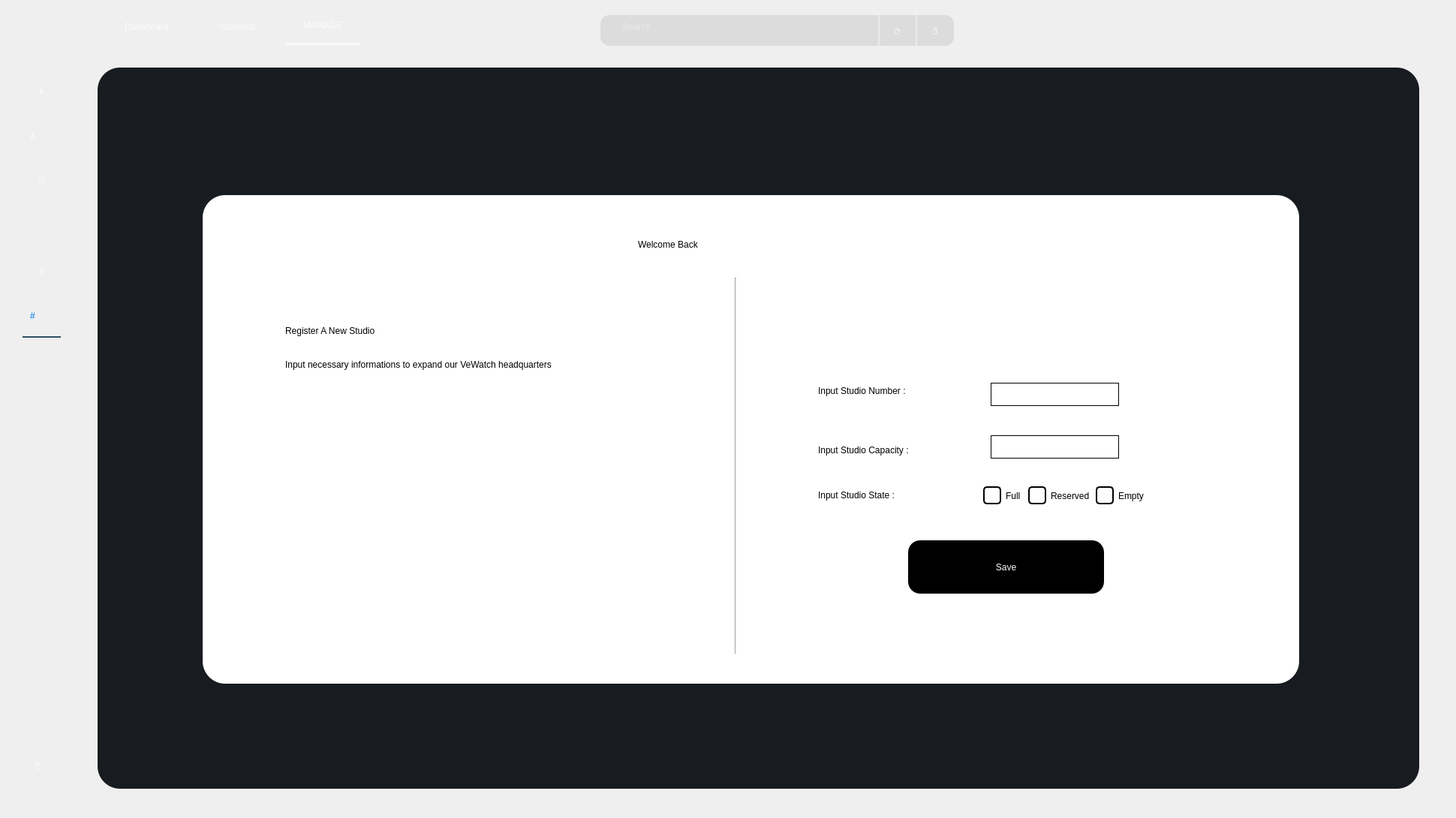
   <widget class="QWidget" name="kkk_3">
    <widget class="QLabel" name="label_92">
     <property name="geometry">
      <rect>
       <x>110</x>
       <y>0</y>
       <width>1821</width>
       <height>71</height>
      </rect>
     </property>
     <property name="styleSheet">
      <string notr="true">background-color: qlineargradient(spread:pad, x1:0.363591, y1:0.285, x2:0.67, y2:1, stop:0 rgba(	0,	0,0, 255), stop:1 rgba(0,0,0, 100));

</string>
     </property>
     <property name="text">
      <string/>
     </property>
    </widget>
    <widget class="QPushButton" name="hihi_29">
     <property name="geometry">
      <rect>
       <x>30</x>
       <y>220</y>
       <width>51</width>
       <height>41</height>
      </rect>
     </property>
     <property name="toolTipDuration">
      <number>1</number>
     </property>
     <property name="autoFillBackground">
      <bool>false</bool>
     </property>
     <property name="styleSheet">
      <string notr="true">QPushButton#hihi_29
{
font: 24pt &quot;dripicons-v2&quot;;
border:none;
background-color:transparent;
color:rgba(255,255,255,150);
}
QPushButton#hihi_29:hover
{
font: 24pt &quot;dripicons-v2&quot;;
border:none;
background-color:transparent;
color:rgba(255,255,255,255);
}</string>
     </property>
     <property name="text">
      <string></string>
     </property>
     <property name="iconSize">
      <size>
       <width>40</width>
       <height>40</height>
      </size>
     </property>
     <property name="flat">
      <bool>false</bool>
     </property>
    </widget>
    <widget class="QLabel" name="label_93">
     <property name="geometry">
      <rect>
       <x>40</x>
       <y>160</y>
       <width>41</width>
       <height>41</height>
      </rect>
     </property>
     <property name="styleSheet">
      <string notr="true">QLabel#label_93
{
font: 24pt &quot;dripicons-v2&quot;;
border:none;
background-color:transparent;
color:rgba(255,255,255,150);
}
QLabel#label_93:hover
{
font: 24pt &quot;dripicons-v2&quot;;
border:none;
background-color:transparent;
color:rgba(255,255,255,255);
}</string>
     </property>
     <property name="text">
      <string></string>
     </property>
    </widget>
    <widget class="QPushButton" name="pushButton_4A_3">
     <property name="geometry">
      <rect>
       <x>140</x>
       <y>20</y>
       <width>111</width>
       <height>31</height>
      </rect>
     </property>
     <property name="styleSheet">
      <string notr="true">
QPushButton#pushButton_4A_3 {
    border: none; /* Remove default border */
    padding: 5px 10px; /* Adjust padding as needed */
    background-color: transparent; 
	font: 14pt &quot;MS Shell Dlg 2&quot;;
color:rgba(255,255,255,200);
}
QPushButton:hover#pushButton_4A_3{
    border: none; /* Remove default border */
    padding: 5px 10px; /* Adjust padding as needed */
    background-color: transparent; 
	font: 14pt &quot;MS Shell Dlg 2&quot;;
color:rgba(255,255,255,255);
}

</string>
     </property>
     <property name="text">
      <string>Dashboard</string>
     </property>
    </widget>
    <widget class="QPushButton" name="pushButton_5A_3">
     <property name="geometry">
      <rect>
       <x>260</x>
       <y>20</y>
       <width>111</width>
       <height>31</height>
      </rect>
     </property>
     <property name="styleSheet">
      <string notr="true">
QPushButton#pushButton_5A_3{
    border: none; /* Remove default border */
    padding: 5px 10px; /* Adjust padding as needed */
    background-color: transparent; 
	font: 14pt &quot;MS Shell Dlg 2&quot;;
color:rgba(255,255,255,200);
}
QPushButton:hover#pushButton_5A_3{
    border: none; /* Remove default border */
    padding: 5px 10px; /* Adjust padding as needed */
    background-color: transparent; 
	font: 14pt &quot;MS Shell Dlg 2&quot;;
color:rgba(255,255,255,255);
}


</string>
     </property>
     <property name="text">
      <string>Statistics</string>
     </property>
    </widget>
    <widget class="QPushButton" name="hihi_30">
     <property name="geometry">
      <rect>
       <x>30</x>
       <y>340</y>
       <width>51</width>
       <height>41</height>
      </rect>
     </property>
     <property name="toolTipDuration">
      <number>1</number>
     </property>
     <property name="autoFillBackground">
      <bool>false</bool>
     </property>
     <property name="styleSheet">
      <string notr="true">QPushButton#hihi_30
{
font: 24pt &quot;dripicons-v2&quot;;
border:none;
background-color:transparent;
color:rgba(255,255,255,150);
}
QPushButton#hihi_30:hover
{
font: 24pt &quot;dripicons-v2&quot;;
border:none;
background-color:transparent;
color:rgba(255,255,255,255);
}</string>
     </property>
     <property name="text">
      <string></string>
     </property>
     <property name="iconSize">
      <size>
       <width>40</width>
       <height>40</height>
      </size>
     </property>
     <property name="flat">
      <bool>false</bool>
     </property>
    </widget>
    <widget class="QLabel" name="label_94">
     <property name="geometry">
      <rect>
       <x>0</x>
       <y>0</y>
       <width>101</width>
       <height>1081</height>
      </rect>
     </property>
     <property name="styleSheet">
      <string notr="true">background-color: qlineargradient(spread:pad, x1:0.363591, y1:0.285, x2:0.67, y2:1, stop:0 rgba(	0,	0,0, 255), stop:1 rgba(0,0,0, 100));
</string>
     </property>
     <property name="text">
      <string/>
     </property>
    </widget>
    <widget class="QLabel" name="label_95">
     <property name="geometry">
      <rect>
       <x>30</x>
       <y>430</y>
       <width>51</width>
       <height>20</height>
      </rect>
     </property>
     <property name="styleSheet">
      <string notr="true">background-color: rgba(0, 0, 0,0);
font: 12pt &quot;MS Shell Dlg 2&quot;;
border: 2px solid rgba(0,0,0,0);
border-bottom-color:rgba(46,82,101,255);
color:rgb(255,255,255);
padding-bottom:7px;
border-radius:0px;</string>
     </property>
     <property name="text">
      <string/>
     </property>
    </widget>
    <widget class="QPushButton" name="hihi_31">
     <property name="geometry">
      <rect>
       <x>30</x>
       <y>280</y>
       <width>51</width>
       <height>41</height>
      </rect>
     </property>
     <property name="toolTipDuration">
      <number>1</number>
     </property>
     <property name="autoFillBackground">
      <bool>false</bool>
     </property>
     <property name="styleSheet">
      <string notr="true">QPushButton#hihi_31
{
font: 24pt &quot;dripicons-v2&quot;;
border:none;
background-color:transparent;
color:rgba(255,255,255,150);
}
QPushButton#hihi_31:hover
{
font: 24pt &quot;dripicons-v2&quot;;
border:none;
background-color:transparent;
color:rgba(255,255,255,255);
}</string>
     </property>
     <property name="text">
      <string></string>
     </property>
     <property name="iconSize">
      <size>
       <width>40</width>
       <height>40</height>
      </size>
     </property>
     <property name="flat">
      <bool>false</bool>
     </property>
    </widget>
    <widget class="QLabel" name="label_96">
     <property name="geometry">
      <rect>
       <x>30</x>
       <y>10</y>
       <width>71</width>
       <height>61</height>
      </rect>
     </property>
     <property name="text">
      <string/>
     </property>
     <property name="pixmap">
      <pixmap>D:/Untitled design (3).png</pixmap>
     </property>
    </widget>
    <widget class="QPushButton" name="pushButton_3A_3">
     <property name="geometry">
      <rect>
       <x>360</x>
       <y>20</y>
       <width>141</width>
       <height>28</height>
      </rect>
     </property>
     <property name="styleSheet">
      <string notr="true">
QPushButton#pushButton_3A_3 {
    border: none; /* Remove default border */
    padding: 5px 10px; /* Adjust padding as needed */
    background-color: transparent; 
	font: 14pt &quot;MS Shell Dlg 2&quot;;
color:rgba(255,255,255,200);
}

</string>
     </property>
     <property name="text">
      <string>MANAGE</string>
     </property>
    </widget>
    <widget class="QPushButton" name="gg_10">
     <property name="geometry">
      <rect>
       <x>20</x>
       <y>990</y>
       <width>61</width>
       <height>61</height>
      </rect>
     </property>
     <property name="styleSheet">
      <string notr="true">QPushButton#gg_10
{
font: 40pt &quot;dripicons-v2&quot;;
border:none;
background-color:transparent;
color:rgba(255,255,255,150);
}
QPushButton#gg_10:hover
{
font: 40pt &quot;dripicons-v2&quot;;
border:none;
background-color:transparent;
color:rgba(255,115,0,255);
}</string>
     </property>
     <property name="text">
      <string></string>
     </property>
    </widget>
    <widget class="QPushButton" name="hihi_32">
     <property name="geometry">
      <rect>
       <x>30</x>
       <y>100</y>
       <width>51</width>
       <height>41</height>
      </rect>
     </property>
     <property name="toolTipDuration">
      <number>1</number>
     </property>
     <property name="autoFillBackground">
      <bool>false</bool>
     </property>
     <property name="styleSheet">
      <string notr="true">QPushButton#hihi_32
{
font: 24pt &quot;dripicons-v2&quot;;
border:none;
background-color:transparent;
color:rgba(255,255,255,150);
}
QPushButton#hihi_32:hover
{
font: 24pt &quot;dripicons-v2&quot;;
border:none;
background-color:transparent;
color:rgba(255,255,255,255);
}</string>
     </property>
     <property name="text">
      <string></string>
     </property>
     <property name="iconSize">
      <size>
       <width>40</width>
       <height>40</height>
      </size>
     </property>
     <property name="flat">
      <bool>false</bool>
     </property>
    </widget>
    <widget class="QLabel" name="label_97">
     <property name="geometry">
      <rect>
       <x>380</x>
       <y>40</y>
       <width>101</width>
       <height>20</height>
      </rect>
     </property>
     <property name="styleSheet">
      <string notr="true">background-color: rgba(0, 0, 0,0);
font: 12pt &quot;MS Shell Dlg 2&quot;;
border: 3px solid rgba(0,0,0,0);
border-bottom-color:rgba(255,255,255,150);
color:rgb(255,255,255);
padding-bottom:7px;
border-radius:0px;</string>
     </property>
     <property name="text">
      <string/>
     </property>
    </widget>
    <widget class="QLabel" name="label_98">
     <property name="geometry">
      <rect>
       <x>40</x>
       <y>460</y>
       <width>41</width>
       <height>41</height>
      </rect>
     </property>
     <property name="styleSheet">
      <string notr="true">QLabel#label_98
{
font: 24pt &quot;dripicons-v2&quot;;
border:none;
background-color:transparent;
color:rgba(255,255,255,150);
}
QLabel#label_98:hover
{
font: 24pt &quot;dripicons-v2&quot;;
border:none;
background-color:transparent;
color:rgba(255,255,255,255);
}</string>
     </property>
     <property name="text">
      <string>~</string>
     </property>
    </widget>
    <widget class="QLabel" name="label_99">
     <property name="geometry">
      <rect>
       <x>40</x>
       <y>400</y>
       <width>31</width>
       <height>41</height>
      </rect>
     </property>
     <property name="styleSheet">
      <string notr="true">font: 24pt &quot;dripicons-v2&quot;;
border:none;
background-color:transparent;
color:rgba(0,125,236,255);</string>
     </property>
     <property name="text">
      <string>#</string>
     </property>
    </widget>
    <widget class="QTextEdit" name="textEdit_8">
     <property name="geometry">
      <rect>
       <x>800</x>
       <y>20</y>
       <width>471</width>
       <height>41</height>
      </rect>
     </property>
     <property name="layoutDirection">
      <enum>Qt::LeftToRight</enum>
     </property>
     <property name="styleSheet">
      <string notr="true">border:1 px solid #ced4da;
border-radius:12px;
padding-left:25px;
padding-top:5px;
background:rgba(190,190,190,100);
color : rgba(255,255,255,200);
font: 14pt &quot;MS Shell Dlg 2&quot;;</string>
     </property>
     <property name="placeholderText">
      <string>Search</string>
     </property>
    </widget>
    <widget class="QPushButton" name="gg_12">
     <property name="geometry">
      <rect>
       <x>1180</x>
       <y>20</y>
       <width>31</width>
       <height>41</height>
      </rect>
     </property>
     <property name="styleSheet">
      <string notr="true">QPushButton#gg_12
{
font: 20pt &quot;dripicons-v2&quot;;
border:none;
background-color:transparent;
color:rgba(255,255,255,150);
}
QPushButton#gg_12:hover
{
font: 20pt &quot;dripicons-v2&quot;;
border:none;
background-color:transparent;
color:rgba(255,255,255,255);
}</string>
     </property>
     <property name="text">
      <string></string>
     </property>
    </widget>
    <widget class="QLabel" name="label_101">
     <property name="geometry">
      <rect>
       <x>1220</x>
       <y>20</y>
       <width>16</width>
       <height>41</height>
      </rect>
     </property>
     <property name="styleSheet">
      <string notr="true">background-color: rgba(0, 0, 0,0);
font: 12pt &quot;MS Shell Dlg 2&quot;;
border: 2px solid rgba(0,0,0,0);
border-left-color:rgba(255,255,255,100);
color:rgb(255,255,255);
padding-bottom:7px;
border-radius:0px;</string>
     </property>
     <property name="text">
      <string/>
     </property>
    </widget>
    <widget class="QPushButton" name="gg_11">
     <property name="geometry">
      <rect>
       <x>1230</x>
       <y>20</y>
       <width>31</width>
       <height>41</height>
      </rect>
     </property>
     <property name="styleSheet">
      <string notr="true">QPushButton#gg_11
{
font: 20pt &quot;dripicons-v2&quot;;
border:none;
background-color:transparent;
color:rgba(255,255,255,150);
}
QPushButton#gg_11:hover
{
font: 20pt &quot;dripicons-v2&quot;;
border:none;
background-color:transparent;
color:rgba(255,255,255,255);
}</string>
     </property>
     <property name="text">
      <string></string>
     </property>
    </widget>
    <widget class="QLabel" name="label_100">
     <property name="geometry">
      <rect>
       <x>1170</x>
       <y>20</y>
       <width>16</width>
       <height>41</height>
      </rect>
     </property>
     <property name="styleSheet">
      <string notr="true">background-color: rgba(0, 0, 0,0);
font: 12pt &quot;MS Shell Dlg 2&quot;;
border: 2px solid rgba(0,0,0,0);
border-left-color:rgba(255,255,255,100);
color:rgb(255,255,255);
padding-bottom:7px;
border-radius:0px;</string>
     </property>
     <property name="text">
      <string/>
     </property>
    </widget>
    <widget class="QLabel" name="label_40A">
     <property name="geometry">
      <rect>
       <x>130</x>
       <y>90</y>
       <width>1761</width>
       <height>961</height>
      </rect>
     </property>
     <property name="styleSheet">
      <string notr="true">background-color: qlineargradient(spread: pad, x1: 0, y1: 0, x2: 1, y2: 0, stop: 0 rgba(24, 27, 32, 255), stop: 1 rgba(24, 27, 32, 255));
border-radius:30px;</string>
     </property>
     <property name="text">
      <string/>
     </property>
    </widget>
    <widget class="QLabel" name="label_42A">
     <property name="geometry">
      <rect>
       <x>200</x>
       <y>189</y>
       <width>1600</width>
       <height>771</height>
      </rect>
     </property>
     <property name="styleSheet">
      <string notr="true">border-image:url(../l.png);
border-radius:60px;</string>
     </property>
     <property name="text">
      <string/>
     </property>
     <property name="pixmap">
      <pixmap>../../../../AppData/Downloads/Fluid_Pink_Blue_Wallpaper_8k_10 (2).png</pixmap>
     </property>
    </widget>
    <widget class="QLabel" name="label_46A">
     <property name="geometry">
      <rect>
       <x>270</x>
       <y>260</y>
       <width>1461</width>
       <height>651</height>
      </rect>
     </property>
     <property name="styleSheet">
      <string notr="true">background:white;
border-radius:30px;</string>
     </property>
     <property name="text">
      <string/>
     </property>
    </widget>
    <widget class="QLabel" name="label_43A">
     <property name="geometry">
      <rect>
       <x>850</x>
       <y>300</y>
       <width>271</width>
       <height>51</height>
      </rect>
     </property>
     <property name="styleSheet">
      <string notr="true">background:none;
color: rgb(0, 0, 0);
font: 75 30pt &quot;MS Shell Dlg 2&quot;;</string>
     </property>
     <property name="text">
      <string>Welcome Back</string>
     </property>
    </widget>
    <widget class="Line" name="line_2A">
     <property name="geometry">
      <rect>
       <x>970</x>
       <y>370</y>
       <width>21</width>
       <height>501</height>
      </rect>
     </property>
     <property name="styleSheet">
      <string notr="true">background:none;
color:black;</string>
     </property>
     <property name="orientation">
      <enum>Qt::Vertical</enum>
     </property>
    </widget>
    <widget class="QLabel" name="label_44A">
     <property name="geometry">
      <rect>
       <x>380</x>
       <y>400</y>
       <width>481</width>
       <height>81</height>
      </rect>
     </property>
     <property name="styleSheet">
      <string notr="true">background:none;
font: 75 36pt &quot;MS Shell Dlg 2&quot;;
color: rgb(0, 0, 0);
</string>
     </property>
     <property name="text">
      <string>Register A New Studio</string>
     </property>
    </widget>
    <widget class="QLabel" name="label_45A">
     <property name="geometry">
      <rect>
       <x>380</x>
       <y>460</y>
       <width>571</width>
       <height>51</height>
      </rect>
     </property>
     <property name="styleSheet">
      <string notr="true">background:none;
font: 75 12pt &quot;MS Shell Dlg 2&quot;;
color: rgb(0, 0, 0);</string>
     </property>
     <property name="text">
      <string>Input necessary informations to expand our VeWatch headquarters</string>
     </property>
    </widget>
    <widget class="QGroupBox" name="groupBox_5A">
     <property name="geometry">
      <rect>
       <x>1070</x>
       <y>380</y>
       <width>621</width>
       <height>451</height>
      </rect>
     </property>
     <property name="styleSheet">
      <string notr="true">background-color:white;
border-radius:30px;
</string>
     </property>
     <property name="title">
      <string/>
     </property>
     <widget class="QLabel" name="label_41A">
      <property name="geometry">
       <rect>
        <x>20</x>
        <y>120</y>
        <width>211</width>
        <height>41</height>
       </rect>
      </property>
      <property name="styleSheet">
       <string notr="true">color: rgb(0, 0, 0);
font: 75 16pt &quot;MS Shell Dlg 2&quot;;</string>
      </property>
      <property name="text">
       <string>Input Studio Number :</string>
      </property>
     </widget>
     <widget class="QLabel" name="label_47A">
      <property name="geometry">
       <rect>
        <x>20</x>
        <y>270</y>
        <width>211</width>
        <height>20</height>
       </rect>
      </property>
      <property name="styleSheet">
       <string notr="true">color: rgb(0, 0, 0);
font: 75 16pt &quot;MS Shell Dlg 2&quot;;</string>
      </property>
      <property name="text">
       <string>Input Studio State :</string>
      </property>
     </widget>
     <widget class="QLineEdit" name="lineEdit_3A">
      <property name="geometry">
       <rect>
        <x>250</x>
        <y>200</y>
        <width>171</width>
        <height>31</height>
       </rect>
      </property>
      <property name="styleSheet">
       <string notr="true"> color: #333333; /* Text color */
    font-size: 14px; /* Font size */
    font-weight: bold; /* Font weight */
    border: 1px solid black;</string>
      </property>
     </widget>
     <widget class="QLabel" name="label_48A">
      <property name="geometry">
       <rect>
        <x>20</x>
        <y>210</y>
        <width>221</width>
        <height>20</height>
       </rect>
      </property>
      <property name="styleSheet">
       <string notr="true">color: rgb(0, 0, 0);
font: 75 16pt &quot;MS Shell Dlg 2&quot;;</string>
      </property>
      <property name="text">
       <string>Input Studio Capacity :</string>
      </property>
     </widget>
     <widget class="QCheckBox" name="checkBox_3A">
      <property name="geometry">
       <rect>
        <x>240</x>
        <y>260</y>
        <width>71</width>
        <height>41</height>
       </rect>
      </property>
      <property name="styleSheet">
       <string notr="true">
QCheckBox {
    color: black; 
}


QCheckBox::indicator {
    width: 20px;
    height: 20px;
    background-color: white;
    border: 2px solid black; 
    border-radius: 5px;
}


QCheckBox::indicator:checked {
    background-color: pink; 
    border: 2px solid black; 
}

QCheckBox:hover {
    color: black; 
}
</string>
      </property>
      <property name="text">
       <string>Full</string>
      </property>
     </widget>
     <widget class="QPushButton" name="pushButton_14A">
      <property name="geometry">
       <rect>
        <x>140</x>
        <y>340</y>
        <width>261</width>
        <height>71</height>
       </rect>
      </property>
      <property name="styleSheet">
       <string notr="true">QPushButton {
    background: black;
    color: white;
    padding: 0.7em 1em;
    padding-left: 0.9em;
    align-items: center;
    border: none;
    border-radius: 16px;
	font: 75 18pt &quot;MS Shell Dlg 2&quot;;

}

</string>
      </property>
      <property name="text">
       <string>Save</string>
      </property>
     </widget>
     <widget class="QCheckBox" name="checkBox_3A_2">
      <property name="geometry">
       <rect>
        <x>300</x>
        <y>260</y>
        <width>81</width>
        <height>41</height>
       </rect>
      </property>
      <property name="styleSheet">
       <string notr="true">
QCheckBox {
    color: black; 
}


QCheckBox::indicator {
    width: 20px;
    height: 20px;
    background-color: white;
    border: 2px solid black; 
    border-radius: 5px;
}


QCheckBox::indicator:checked {
    background-color: pink; 
    border: 2px solid black; 
}

QCheckBox:hover {
    color: black; 
}
</string>
      </property>
      <property name="text">
       <string>Reserved</string>
      </property>
     </widget>
     <widget class="QCheckBox" name="checkBox_3A_3">
      <property name="geometry">
       <rect>
        <x>390</x>
        <y>260</y>
        <width>81</width>
        <height>41</height>
       </rect>
      </property>
      <property name="styleSheet">
       <string notr="true">
QCheckBox {
    color: black; 
}


QCheckBox::indicator {
    width: 20px;
    height: 20px;
    background-color: white;
    border: 2px solid black; 
    border-radius: 5px;
}


QCheckBox::indicator:checked {
    background-color: pink; 
    border: 2px solid black; 
}

QCheckBox:hover {
    color: black; 
}
</string>
      </property>
      <property name="text">
       <string>Empty</string>
      </property>
     </widget>
     <widget class="QLineEdit" name="lineEdit_3A_2">
      <property name="geometry">
       <rect>
        <x>250</x>
        <y>130</y>
        <width>171</width>
        <height>31</height>
       </rect>
      </property>
      <property name="styleSheet">
       <string notr="true"> color: #333333; /* Text color */
    font-size: 14px; /* Font size */
    font-weight: bold; /* Font weight */
    border: 1px solid black;</string>
      </property>
     </widget>
    </widget>
    <zorder>label_92</zorder>
    <zorder>label_94</zorder>
    <zorder>hihi_29</zorder>
    <zorder>label_93</zorder>
    <zorder>pushButton_4A_3</zorder>
    <zorder>pushButton_5A_3</zorder>
    <zorder>hihi_30</zorder>
    <zorder>label_95</zorder>
    <zorder>hihi_31</zorder>
    <zorder>label_96</zorder>
    <zorder>pushButton_3A_3</zorder>
    <zorder>gg_10</zorder>
    <zorder>hihi_32</zorder>
    <zorder>label_97</zorder>
    <zorder>label_98</zorder>
    <zorder>label_99</zorder>
    <zorder>textEdit_8</zorder>
    <zorder>gg_12</zorder>
    <zorder>label_101</zorder>
    <zorder>gg_11</zorder>
    <zorder>label_100</zorder>
    <zorder>label_40A</zorder>
    <zorder>label_42A</zorder>
    <zorder>label_46A</zorder>
    <zorder>label_43A</zorder>
    <zorder>line_2A</zorder>
    <zorder>label_44A</zorder>
    <zorder>label_45A</zorder>
    <zorder>groupBox_5A</zorder>
   </widget>
